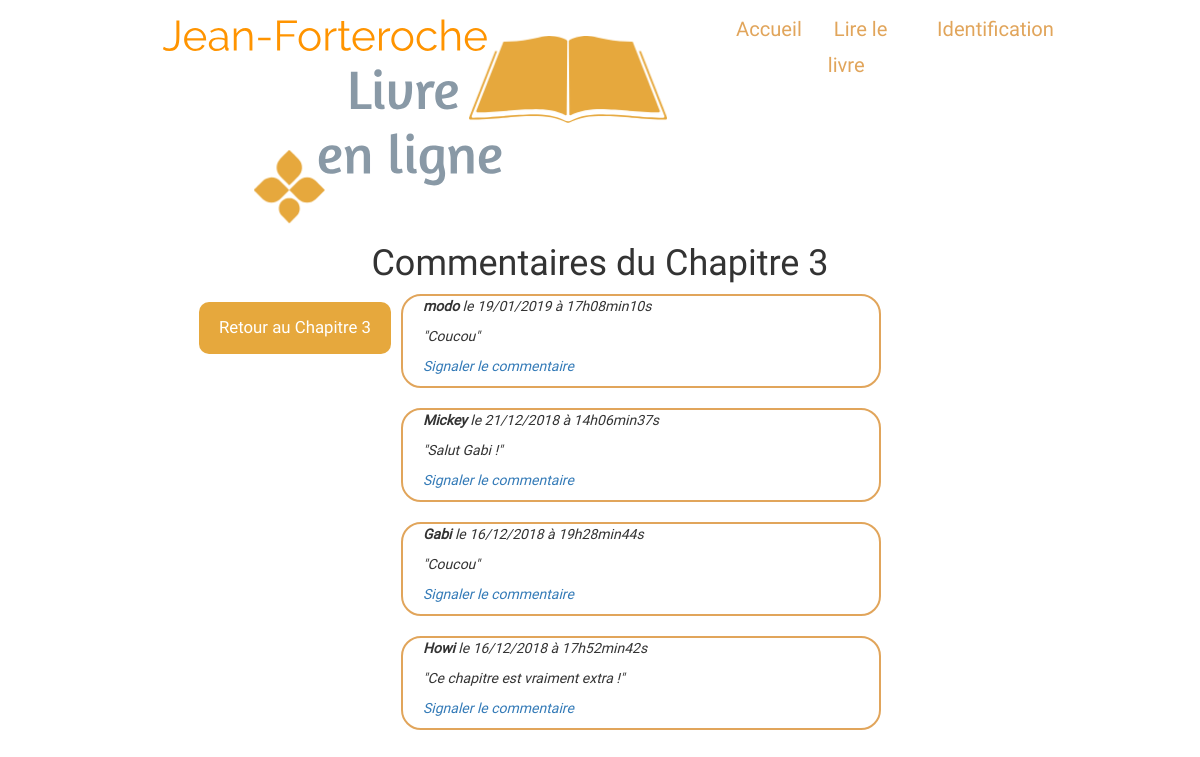
The app's page /index.php?action=comments&id=3, older data.
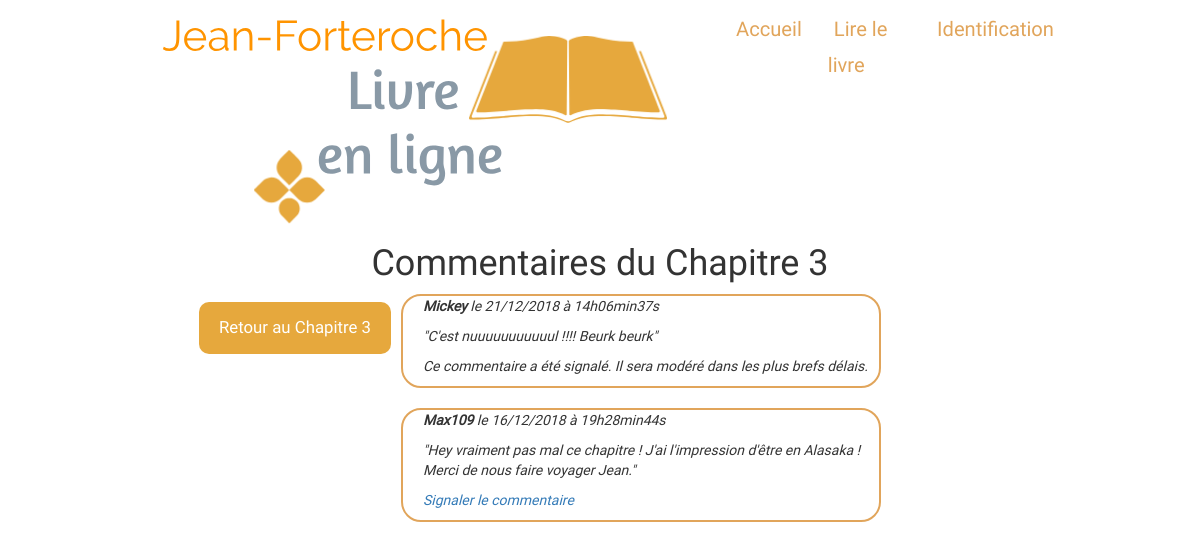
The same page, newer data.
### tables this page shows
CREATE TABLE IF NOT EXISTS `posts` (
  `id` int(11) NOT NULL AUTO_INCREMENT,
  `chapter_id` int(11) NOT NULL,
  `post_title` varchar(255) NOT NULL,
  `post_content` text NOT NULL,
  `creation_date` datetime NOT NULL,
  PRIMARY KEY (`id`)
);

CREATE TABLE IF NOT EXISTS `comments` (
  `id` int(11) NOT NULL AUTO_INCREMENT,
  `post_id` int(11) NOT NULL,
  `comment_author` varchar(255) NOT NULL,
  `comment_content` text NOT NULL,
  `comment_alert` int(11) NOT NULL,
  `creation_date` datetime NOT NULL,
  PRIMARY KEY (`id`)
);

### controller/ControllerComments.php (called while the page is built, shortened)
<?php
require_once('model/PostManager.php');
require_once('model/CommentManager.php');
class ControllerComments extends Controller
{
    public function comments($postId, $comments)
    {
        $postManager = new PostManager();
        $post        = $postManager->getPost($postId);
        $commentManager = new CommentManager();
        $comments       = $commentManager->getComments($comments);
        require('view/commentsView.php');
    }
}

### model/PostManager.php (called while the page is built, shortened)
<?php
class PostManager extends Manager
{
    public function getPost($postId)
    {
        $db = $this->dbConnect();
        $req = $db->prepare('SELECT id, chapter_id, post_title, post_content, DATE_FORMAT(creation_date, \'%d/%m/%Y\') AS creation_date_fr FROM posts WHERE id = ?');
        $req->execute(array($postId));
        $post = $req->fetch();
        return $post;
    }
}

### model/CommentManager.php (called while the page is built, shortened)
<?php
class CommentManager extends Manager
{
    public function getComments($postId)
    {
        $db = $this->dbConnect();
        $comments = $db->prepare('SELECT id, post_id, comment_author, comment_alert, comment_content, DATE_FORMAT(creation_date, \'%d/%m/%Y à %Hh%imin%ss\') AS creation_date_fr FROM comments WHERE post_id = ? ORDER BY creation_date DESC');
        $comments->execute(array($postId));
        return $comments;
    }
}

### view/commentsView.php (the view, shortened to what this page needs)
<h1>Commentaires du Chapitre <?= $post['chapter_id']?></h1>
<div class="body_container">
    <a class="back_link" href="index.php?action=post&amp;id=<?= $post['id'] ?>">Retour au Chapitre <?= $post['chapter_id']?></a>
<div class="index_pages_link">
	<?php
	while ($comment = $comments->fetch())
	{
	?>
		<div class="comments_container">
			    <p><strong><?= htmlspecialchars($comment['comment_author']) ?></strong> le <?= $comment['creation_date_fr'] ?></p>
			    <p><em class="italic">"<?= nl2br($comment['comment_content']) ?>"</em>
			   	<?php
			   	if ($comment['comment_alert'] == 0) {
			   		?>
			    <p><a class="signal" href="index.php?action=alertComment&amp;commentId=<?= $comment['id'] ?>&amp;postId=<?= $post['id'] ?>"" onclick="return(confirm('Etes-vous sûr de vouloir signaler ce commentaire ?'));">Signaler le commentaire</a></p>
			    <?php
			} else {
				?>
				<p>Ce commentaire a été signalé. Il sera modéré dans les plus brefs délais.</p>
				<?php
			}
			?>
		</div>
	<?php
	}
	?>
</div>
</div>
<?php $content = ob_get_clean(); ?>
<?php require('template.php'); ?>

### index.php (shortened to what this page needs)
<?php
require('controller/ControllerComments.php');
$initControllerPosts = new ControllerPosts;
$initControllerComments = new ControllerComments;
try {
    if (isset($_GET['action'])){
        switch ($_GET['action']) {
            case "comments":
                $initControllerComments->comments($_GET['id'], $_GET['id']);
                break;
        }
    } else {
        $initControllerPosts->lastPost();
    }
}
catch(Exception $e) {
    echo 'Erreur : ' . $e->getMessage();
}

### view/template.php (shortened to what this page needs)
<!DOCTYPE html>
<html>
   <head>
      <link rel="stylesheet" href="https://maxcdn.bootstrapcdn.com/bootstrap/3.3.7/css/bootstrap.min.css">
      <link rel="stylesheet" href="public/css/style.css"/>
   </head>
   <body>
         <header>
            <div id="logo">
              <img src="public/ressources/logo/logo.png" alt="Logo Blog" />
            </div>
            <nav>
               <ul>
                  <li><a class="links_header" href="index.php">Accueil</a></li>
                  <li><a class="links_header" href="index.php?action=allPosts">Lire le livre</a></li>
                  <?php
                  if ($this->userName !== "") {
                     ?>
                        <li><a class="links_header" href="index.php?action=logout">Déconnexion</a></li>
                     <?php
                  } else {
                     ?>
                        <li><a class="links_header" href="index.php?action=login">Identification</a></li>
                     <?php
                  }
                  ?>
               </ul>
            </nav>
         </header>
         <?= $content ?>
    </body>
</html>

### public/css/style.css (style rules this page uses)
body { font-family: 'Roboto Regular', serif; }
h1, h3 { text-align:center; }
.italic { font-style: italic; }
.body_container { display: flex; justify-content: center; align-items: flex-start; }
.back_link { font-size: 1.2em; background-color: #E6A83D; color: white; padding: 14px 20px; margin: 8px 0; border: none; border-radius: 10px; cursor: pointer; margin-right: 10px; }
header { display: flex; justify-content: space-between; }
header #logo { margin-left: 80px; }
header nav { margin-right: 130px; }
nav ul { display: flex; list-style-type: none; padding-top: 10px; }
nav li { margin-right: 10px; margin-left: 10px; font-size: 1.8em; }
.links_header { text-decoration: none; color: #e1a55b; padding: 6px; font-size: 0.8em; }
.index_pages_link { display: flex; width: 50%; flex-direction: column; justify-content: center; }
.comments_container { border: 2px solid #e1a55b; width: 80%; border-radius: 20px; margin-bottom: 20px; }
.comments_container p { margin-left: 20px; font-style: italic; }

Row changes from the older to the newer data that the page shows:
removed comments: comment_author "modo", creation_date_fr "19/01/2019 à 17h08min10s", comment_content "Coucou"
removed comments: comment_author "Howi", creation_date_fr "16/12/2018 à 17h52min42s", comment_content "Ce chapitre est vraiment extra !"
changed comments "Mickey": comment_content "Salut Gabi !" → "C'est nuuuuuuuuuuul !!!! Beurk beurk"; comment_alert "Signaler le commentaire" → "Ce commentaire a été signalé. Il sera modéré dans les plus brefs délais."
changed comments: comment_author "Gabi" → "Max109"; comment_content "Coucou" → "Hey vraiment pas mal ce chapitre ! J'ai l'impression d'être en Alasaka ! Merci de nous faire voyager Jean."
